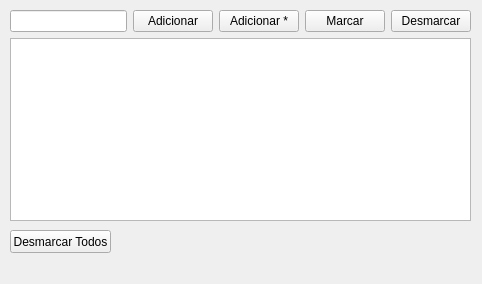
<?xml version="1.0" encoding="UTF-8"?>
<ui version="4.0">
 <class>MainWindow</class>
 <widget class="QMainWindow" name="MainWindow">
  <property name="geometry">
   <rect>
    <x>0</x>
    <y>0</y>
    <width>482</width>
    <height>284</height>
   </rect>
  </property>
  <property name="windowTitle">
   <string>MainWindow</string>
  </property>
  <widget class="QWidget" name="centralwidget">
   <widget class="QPushButton" name="pushButton_2">
    <property name="geometry">
     <rect>
      <x>10</x>
      <y>230</y>
      <width>101</width>
      <height>23</height>
     </rect>
    </property>
    <property name="text">
     <string>Desmarcar Todos</string>
    </property>
   </widget>
   <widget class="QWidget" name="">
    <property name="geometry">
     <rect>
      <x>10</x>
      <y>10</y>
      <width>461</width>
      <height>211</height>
     </rect>
    </property>
    <layout class="QVBoxLayout" name="verticalLayout">
     <item>
      <layout class="QHBoxLayout" name="horizontalLayout">
       <item>
        <widget class="QLineEdit" name="txt_item"/>
       </item>
       <item>
        <widget class="QPushButton" name="btn_adicionar">
         <property name="text">
          <string>Adicionar</string>
         </property>
        </widget>
       </item>
       <item>
        <widget class="QPushButton" name="btn_adicionarVarios">
         <property name="text">
          <string>Adicionar *</string>
         </property>
        </widget>
       </item>
       <item>
        <widget class="QPushButton" name="btn_marcar">
         <property name="text">
          <string>Marcar</string>
         </property>
        </widget>
       </item>
       <item>
        <widget class="QPushButton" name="pushButton">
         <property name="text">
          <string>Desmarcar</string>
         </property>
        </widget>
       </item>
      </layout>
     </item>
     <item>
      <widget class="QListWidget" name="listWidget"/>
     </item>
    </layout>
   </widget>
  </widget>
  <widget class="QMenuBar" name="menubar">
   <property name="geometry">
    <rect>
     <x>0</x>
     <y>0</y>
     <width>482</width>
     <height>21</height>
    </rect>
   </property>
  </widget>
 </widget>
 <resources/>
 <connections/>
</ui>
